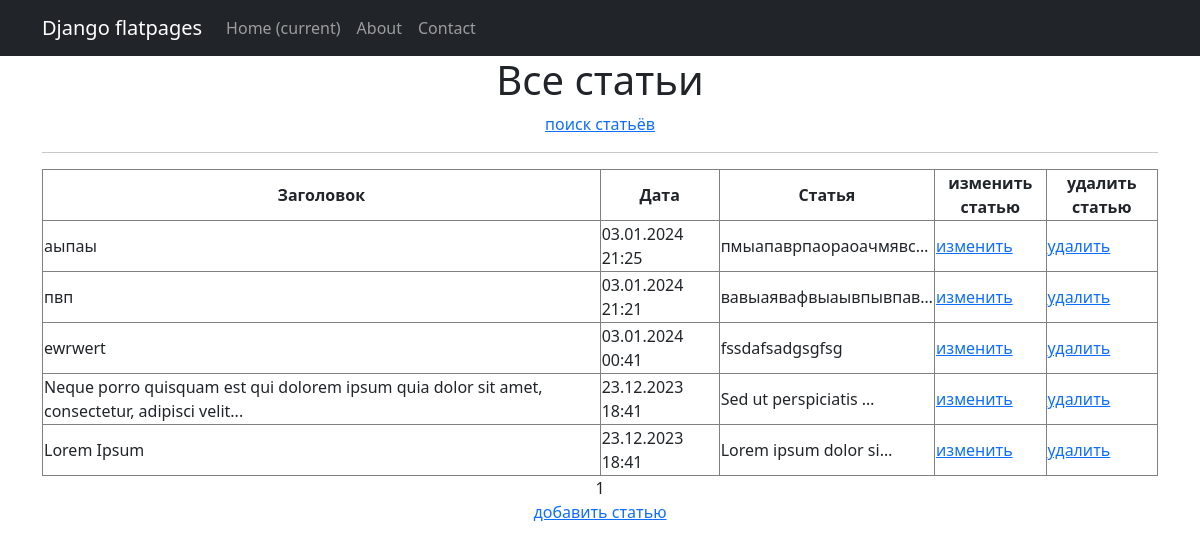
Screenshot of /artikulls/ with the database file from the repository.
### sajt/models.py (models this page shows, shortened)
class Post(models.Model):
    artikul = 'AR'
    news = 'NE'
    POSITIONS = [
        (artikul, 'статья'),
        (news, 'новость'),
    ]
    author = models.ForeignKey(Author, on_delete=models.CASCADE)
    type = models.CharField(max_length = 2, choices = POSITIONS, default=news, blank=True)
    datetime_in = models.DateTimeField(auto_now_add = True)
    head = models.CharField(max_length = 255)
    tekst = models.TextField()
    rating = models.IntegerField(default = 0)
    category = models.ManyToManyField(Category, through='PostCategory')

### sajt/views.py (the view)
# urls.py: path('artikulls/', ArtikullsList.as_view(), name= 'artikulls_list'),
class ArtikullsList(ListView):
    model = Post
    queryset = Post.objects.filter(type__exact='AR').order_by('-datetime_in')
    template_name = 'artikulls.html'
    context_object_name = 'artikulls'
    paginate_by = 10

### templates/artikulls.html (shortened to what this page needs)
{% extends 'flatpages/default.html' %}
{% block content %}
   <h1>Все статьи</h1>
   <p><a href="/artikulls/search/">поиск статьёв</a></p>
   <hr>
   {% if artikulls %}
       <table class="table-bordered" width="100%">
           <tr>
               <th>Заголовок</th>
               <th>Дата</th>
               <th>Статья</th>
               <th>изменить статью</th>
               <th>удалить статью</th>
           </tr>
           {% for artikull in artikulls %}
           <tr align="left">
               <td>{{ artikull.head }}</td>
               <td>{{ artikull.datetime_in|date:'d.m.Y H:i' }}</td>
               <td>{{ artikull.tekst|truncatechars:21 }}</td>
               <td width="10%"><a href="/news/{{artikull.id}}/edit/">изменить</a></td>
               <td width="10%"><a href="/news/{{artikull.id}}/delete/">удалить</a></td>
           {% endfor %}
       </table>
   {% else %}
       <h2>статей нет!</h2>
   {% endif %}
   {{ page_obj.number }}
<p><a href="/artikulls/create/">добавить статью</a></p>
{% endblock content %}

### rows the page displays
Post: head "аыпаы", datetime_in "03.01.2024 21:25", tekst "пмыапаврпаораоачмявс…"
Post: head "пвп", datetime_in "03.01.2024 21:21", tekst "вавыаявафвыаывпывпав…"
Post: head "ewrwert", datetime_in "03.01.2024 00:41", tekst "fssdafsadgsgfsg"
Post: head "Neque porro quisquam est qui dolorem ipsum quia dolor sit amet, consectetur, adipisci velit...", datetime_in "23.12.2023 18:41", tekst "Sed ut perspiciatis …"
Post: head "Lorem Ipsum", datetime_in "23.12.2023 18:41", tekst "Lorem ipsum dolor si…"

### other values shown
{{ page_obj.number }} "1"
